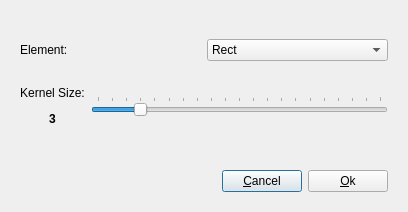
<?xml version="1.0" encoding="UTF-8"?>
<ui version="4.0">
 <class>ErosionDialog</class>
 <widget class="QDialog" name="ErosionDialog">
  <property name="geometry">
   <rect>
    <x>0</x>
    <y>0</y>
    <width>408</width>
    <height>212</height>
   </rect>
  </property>
  <property name="sizePolicy">
   <sizepolicy hsizetype="Preferred" vsizetype="MinimumExpanding">
    <horstretch>0</horstretch>
    <verstretch>0</verstretch>
   </sizepolicy>
  </property>
  <property name="windowTitle">
   <string>Erosion Dialog</string>
  </property>
  <layout class="QVBoxLayout" name="verticalLayout_2">
   <item>
    <layout class="QVBoxLayout" name="verticalLayout">
     <item>
      <widget class="QWidget" name="widget" native="true">
       <layout class="QGridLayout" name="gridLayout">
        <item row="0" column="0">
         <layout class="QHBoxLayout" name="horizontalLayout_2">
          <item>
           <widget class="QLabel" name="label_2">
            <property name="sizePolicy">
             <sizepolicy hsizetype="Preferred" vsizetype="Preferred">
              <horstretch>0</horstretch>
              <verstretch>0</verstretch>
             </sizepolicy>
            </property>
            <property name="text">
             <string>Element:</string>
            </property>
           </widget>
          </item>
          <item>
           <widget class="QComboBox" name="comboElement">
            <property name="sizePolicy">
             <sizepolicy hsizetype="Preferred" vsizetype="Fixed">
              <horstretch>0</horstretch>
              <verstretch>0</verstretch>
             </sizepolicy>
            </property>
            <item>
             <property name="text">
              <string>Rect</string>
             </property>
            </item>
            <item>
             <property name="text">
              <string>Cross</string>
             </property>
            </item>
            <item>
             <property name="text">
              <string>Ellipse</string>
             </property>
            </item>
           </widget>
          </item>
         </layout>
        </item>
        <item row="1" column="0">
         <layout class="QHBoxLayout" name="horizontalLayout_3">
          <item>
           <widget class="QLabel" name="sizeLabel">
            <property name="sizePolicy">
             <sizepolicy hsizetype="Preferred" vsizetype="Fixed">
              <horstretch>0</horstretch>
              <verstretch>0</verstretch>
             </sizepolicy>
            </property>
            <property name="text">
             <string>&lt;html&gt;&lt;head/&gt;&lt;body&gt;&lt;p&gt;Kernel Size:&lt;/p&gt;&lt;p&gt;&lt;span style=&quot; font-weight:600;&quot;&gt;3&lt;/span&gt;&lt;/p&gt;&lt;/body&gt;&lt;/html&gt;</string>
            </property>
            <property name="alignment">
             <set>Qt::AlignCenter</set>
            </property>
           </widget>
          </item>
          <item>
           <widget class="QSlider" name="sizeSlider">
            <property name="maximum">
             <number>20</number>
            </property>
            <property name="value">
             <number>3</number>
            </property>
            <property name="orientation">
             <enum>Qt::Horizontal</enum>
            </property>
            <property name="tickPosition">
             <enum>QSlider::TicksAbove</enum>
            </property>
           </widget>
          </item>
         </layout>
        </item>
       </layout>
      </widget>
     </item>
    </layout>
   </item>
   <item>
    <widget class="QWidget" name="buttonWidget" native="true">
     <property name="sizePolicy">
      <sizepolicy hsizetype="Preferred" vsizetype="Fixed">
       <horstretch>0</horstretch>
       <verstretch>0</verstretch>
      </sizepolicy>
     </property>
     <property name="autoFillBackground">
      <bool>false</bool>
     </property>
     <layout class="QHBoxLayout" name="horizontalLayout_8">
      <item>
       <spacer name="horizontalSpacer">
        <property name="orientation">
         <enum>Qt::Horizontal</enum>
        </property>
        <property name="sizeHint" stdset="0">
         <size>
          <width>178</width>
          <height>20</height>
         </size>
        </property>
       </spacer>
      </item>
      <item>
       <widget class="QPushButton" name="cancelButton">
        <property name="text">
         <string>&amp;Cancel</string>
        </property>
       </widget>
      </item>
      <item>
       <widget class="QPushButton" name="okButton">
        <property name="text">
         <string>&amp;Ok</string>
        </property>
       </widget>
      </item>
     </layout>
    </widget>
   </item>
  </layout>
 </widget>
 <tabstops>
  <tabstop>comboElement</tabstop>
  <tabstop>sizeSlider</tabstop>
  <tabstop>okButton</tabstop>
  <tabstop>cancelButton</tabstop>
 </tabstops>
 <resources/>
 <connections>
  <connection>
   <sender>okButton</sender>
   <signal>clicked()</signal>
   <receiver>ErosionDialog</receiver>
   <slot>accept()</slot>
   <hints>
    <hint type="sourcelabel">
     <x>338</x>
     <y>175</y>
    </hint>
    <hint type="destinationlabel">
     <x>407</x>
     <y>159</y>
    </hint>
   </hints>
  </connection>
  <connection>
   <sender>cancelButton</sender>
   <signal>clicked()</signal>
   <receiver>ErosionDialog</receiver>
   <slot>reject()</slot>
   <hints>
    <hint type="sourcelabel">
     <x>261</x>
     <y>184</y>
    </hint>
    <hint type="destinationlabel">
     <x>400</x>
     <y>104</y>
    </hint>
   </hints>
  </connection>
 </connections>
</ui>
